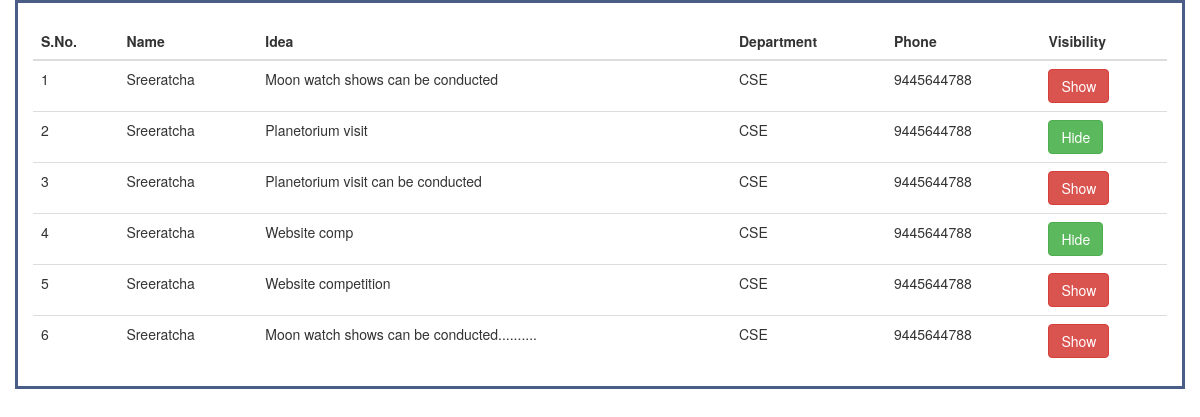
Before: /ideaverification.php with the older database file.
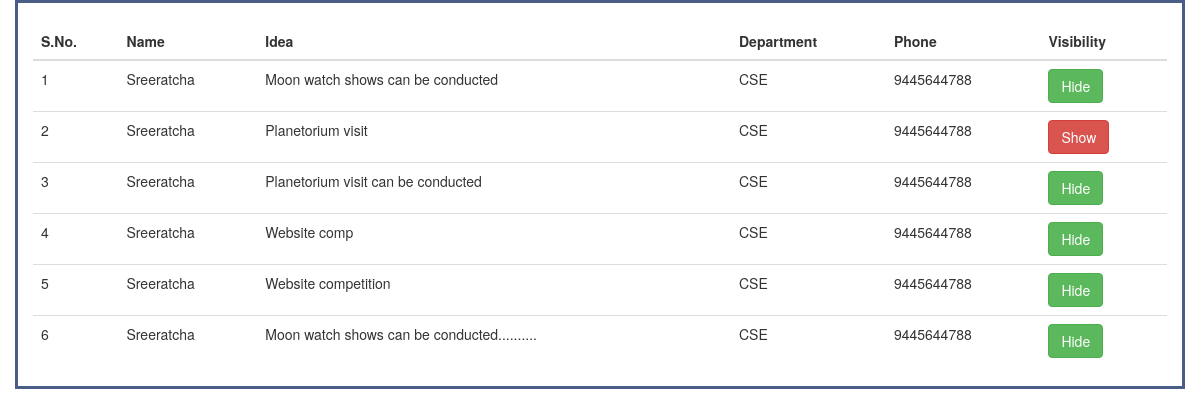
After: the same page with the newer database file.
### tables this page shows
CREATE TABLE `ideas` (
  `id` int(11) NOT NULL,
  `club_id` varchar(10) DEFAULT NULL,
  `idea` text DEFAULT NULL,
  `roll_no` varchar(10) DEFAULT NULL,
  `visibility` tinyint(4) NOT NULL DEFAULT 0
);

CREATE TABLE `signup` (
  `roll_no` varchar(10) NOT NULL,
  `name` varchar(10) DEFAULT NULL,
  `year` int(11) DEFAULT NULL,
  `dept` varchar(20) DEFAULT NULL,
  `email` varchar(20) DEFAULT NULL,
  `pword` varchar(20) DEFAULT NULL,
  `phone` varchar(10) DEFAULT NULL
);

### ideaverification.php (the view, shortened to what this page needs)
<!DOCTYPE html>
<html>
<head><link rel="icon" href="images/logo.jpeg" type="image/icon type"></head>
<?php
$set = 1;
if(isset($set))
{
    include "db.php";
    $query = "SELECT ideas.id, signup.name,ideas.idea,signup.dept,signup.phone,ideas.visibility FROM signup INNER JOIN ideas ON signup.roll_no = ideas.roll_no";
    $result = mysqli_query($con,$query);
?>
<head>
  <link rel="stylesheet" href="https://maxcdn.bootstrapcdn.com/bootstrap/3.4.1/css/bootstrap.min.css">
</head>
<body>
<div class="container" style = "border-style: groove;border: 3px solid #495d87;">
  <table class="table table-hover">
  <thead>
  <br>
    <tr>
    <th>S.No.</th>
      <th>Name</th>
      <th>Idea</th>
      <th>Department</th>
      <th>Phone</th>
      <th>Visibility</th>
    </tr>
  </thead>
  <tbody>
  <?php
  $i = 1;
    while($row = mysqli_fetch_assoc($result)){
    ?>
    <tr>
    <td><?php echo $i;?></td>
    <form>
      <td><?php echo $row['name'];?></td>
      <td><?php echo $row['idea'];?></td>
      <td><?php echo $row['dept'];?></td>
      <td><?php echo $row['phone'];?></td>
       <td><?php if($row['visibility']==1){
                    echo "<button class=\"btn btn-success\" onclick=\"change(" . $row['id'] .", ".$row['visibility']." )\" >";
                    echo "Hide";
                }else{
                    echo "<button class=\"btn btn-danger\" onclick=\"change(" . $row['id'] .", ".$row['visibility']." )\" >";
                    echo "Show";
                }
            ?></button>
        </td>
    </form>
    </tr>
    <?php
    $i++;
    }
    ?>
  </tbody>
</table>
</div>
</body>
</html>
<?php } ?>

Changed rows visible on the page:
changed ideas "Moon watch shows can be conducted": visibility "Show" → "Hide"
changed ideas "Planetorium visit": visibility "Hide" → "Show"
changed ideas "Planetorium visit can be conducted": visibility "Show" → "Hide"
changed ideas "Website competition": visibility "Show" → "Hide"
changed ideas "Moon watch shows can be conducted..........": visibility "Show" → "Hide"
